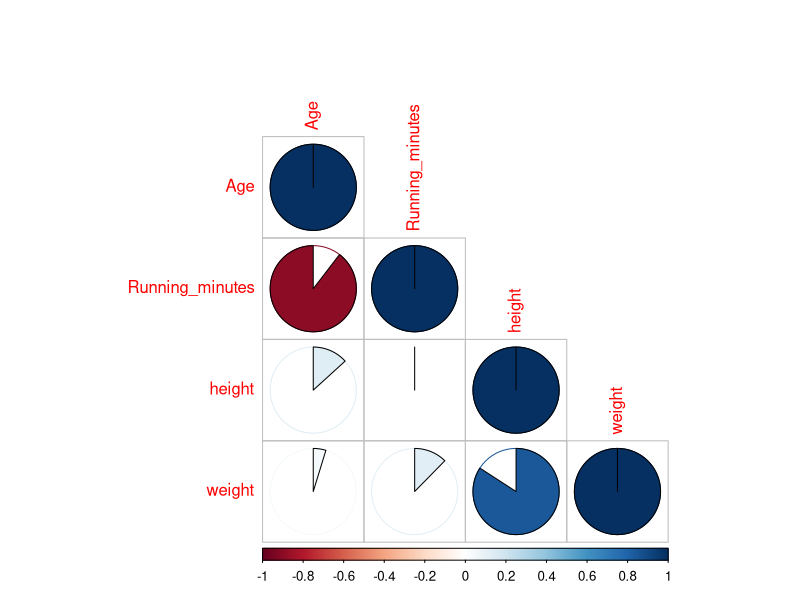

Write the R code that produced this figure.
# ************************************************************************* #
#                                                                           #
#             ** Introduction to Biomedical Statistics II **                #
#                     Bachelor Degree in Bioinformatics                     #
#                                                                           #
# ************************************************************************* #

# Authors: Dr. Mario Fordellone
# University of Rome La Sapienza
# mail: mario.fordellone@uniroma1.it

# Require packages --------------------------------------------------------

# install.packages("corrplot")
library(corrplot)
library(MASS)

# Import and analyse data -------------------------------------------------

data <- read.table(file = "data.txt", header = TRUE)
summary(data)
dim(data)
Sx <- cov(data)
Cx <- cor(data)
corrplot(corr = Cx, method = "pie", type = "lower")
Zx <- scale(x = data, center = TRUE, scale = TRUE)
summary(Zx)
Cz <- cov(Zx)
